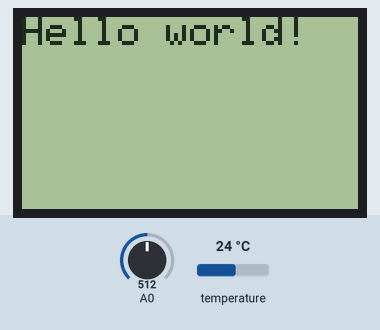
This sketch was run on a simulated ESP8266 (NodeMCU). On the bench: 84×48 one-colour display. The inputs (shaded band) are chosen by the test bench; at power-on: A0 = 512, temperature 24 °C. WiFi joins after 1.5 s; servers stay silent unless stated; what the sketch prints to the serial monitor is not drawn.

Above: at 0.1 s.

The sketch:

proofofconcept.ino
```cpp
#include <ESP8266WiFi.h>
#include <ThingSpeak.h>
#include <OneWire.h>                            /* Libreria del sensor temperatura        */
#include <DallasTemperature.h>                  /* Libreria de temperatura                */
#include <SPI.h>
#include <Adafruit_GFX.h>
#include <Adafruit_PCD8544.h>

/* Defines del programa*/
#define   SAMPLING      1000                   /* Valor de muestreo donde 1000 unidades son 1 segundo            */
#define   SEND_DATA     30000                   /* 30 segundos para subir datos a ThingSpeak con el protocolo WiFi*/
#define   ONE_WIRE_BUS  D3                      /* Pin dedicado al bus de los sensores de temperatura             */
#define   DRY_LIMIT     430
#define   WATER_LIMIT   350

/* Muestreo*/
unsigned int FlagSampling;                      /* Bandera de muestreo*/
unsigned int CounterSamples = 0;                /* Contador de muestras para realizar el promedio*/
#define   MAX_COUNT     1

const int DryLimit = 430;                   /* Dry limit of the moisture sensor*/
const int WaterLimit = 350;                 /* Water limit of the moisture sensor*/

/* Constantes de la plataforma ThingSpeak*/
const char * apiKey = "X3YGLGST69JA5RUM";       /* Write API key de ThingSpeak    */
const char *ssid    = "AndresWifi";             /* SSID de la red a utilizar      */
const char *pass    = "amepila77";              /* Password de la red a utilizar  */
const char* server  = "api.thingspeak.com";     /* Servidor de la ThingSpeak      */
unsigned long myChannelNumber = 879714;         /* Numero de canal de ThingSpeak  */
const int     FieldNumber1    = 1;              /* Numero de campo 1              */
const int     FieldNumber2    = 2;              /* Numero de campo 2 */

/* Variables Globales del sensor de temperatura*/
float TemperatureSensor  = 0;                  /* Variable del sensor temperatura 1*/
uint8_t address_tempsensor[8] = { 0x28, 0xFF, 0x36, 0x3C, 0xA2, 0x16, 0x05, 0xCA  };   /* Direccion del sensor temperatura 1*/

/* Variables Globales del sensor de humedad*/
float MoistureSensor = 0;                      /* Variable del sensor humedad 1  */

/* Instancias del programa*/
OneWire           oneWire(ONE_WIRE_BUS);        /* Configuracion del bus de sensores de temperatura           */
DallasTemperature sensors(&oneWire);            /* Pase por referencia de la instancia a la API del fabricante*/
DeviceAddress     Thermometer;                  /* Variable para mantener la direccion de los dispositivos    */
WiFiClient        client;                       /* Creacion de la instancia de cliente en WiFi                */
Adafruit_PCD8544 display = Adafruit_PCD8544(D8, D7, D6, D5, D4);

void setup()
{
  pinMode(D3, INPUT);                       /* Sets the digital PIN 3 as input*/
  Serial.begin(9600);                       /* initialize serial communication at 9600 bits per second*/

  display.begin();
  display.setContrast(57);
  display.clearDisplay();

  display.setTextSize(1);
  display.setTextColor(BLACK);
  display.setCursor(0,0);
  display.println("Hello world!");
  display.display();
  delay(2000);
  display.clearDisplay();

  sensors.begin();                          /* Inicializacion de los sensores de temperatura/humedad              */
  wifiSetup();                              /* Configuracion inicial del modulo WiFi del NodeMCU                  */
  ThingSpeak.begin(client);                 /* Inicializacion del cliente WiFi en la plataforma ThingSpeak        */
}

void loop()
{
  FlagSampling = delayTime(SAMPLING);   /* Se obtiene la bandera de frecuencia de muestreo*/
  if(FlagSampling)
  {
    moistureFunction();            /* Lectura de sensores de humedad                     */
    temperatureFunction();         /* Lectura de sensores de temperatura                 */
    printSensors();                     /* Impresion del valor de los sensores en la terminal */
    displaytext();
    //ThingSpeakUpload();
  }
}

void moistureFunction(void)
{
  MoistureSensor = analogRead(A0);
}

void temperatureFunction(void)
{
  sensors.requestTemperatures();                                /* Se realiza un request para leer el bus de sensores*/
  TemperatureSensor = sensors.getTempC(address_tempsensor);   /* Se lee el sensor de temperatura 1*/
}

/********************************************************************************************/
/********************************************************************************************/
/********************************************************************************************/
/*!
  \brief      Funcion que imprime los valores de los sensores de humedad y temperatura
              dentro y fuera de la composta en la terminal de Arduino
  \param[in]  void
  \return     void
 */
void printSensors(void)
{
  delayTime(500);                                     /* Espera de medio segundo para poder imprimir datos      */
  Serial.println();                                   /* Salto de linea de los datos                            */
  Serial.print("Moisture Inside Sensor (%RH): ");     /* Impresion de humedad en el interior de la composta     */
  Serial.println(MoistureSensor);                     /* Dato de humedad interior de la composta                */

  Serial.print("Temperature Inside Sensor (C): ");    /* Impresion de temperatura en el interior de la composta */
  Serial.println(TemperatureSensor);                  /* Dato de temperatura interior de la composta            */
}

/********************************************************************************************/
/********************************************************************************************/
/********************************************************************************************/
/*!
  \brief      Funcion de configuracion del WiFi del NodeMCU, en el cual espera la conexion
              con la red que se establece en las constantes de red
  \param[in]  void
  \return     void
 */
void wifiSetup(void)
{
  delay(10);                              /* Pequeno delay para comenzar con la configuracion */
  Serial.println("Connecting to ");       /* Aviso en terminal mientras se conecta a la red   */
  Serial.println(ssid);                   /* Impresion en terminal del nombre de la red       */

  WiFi.begin(ssid, pass);                 /* Inicializacion de la red con su contrasena       */
  while (WiFi.status() != WL_CONNECTED)   /* Mientras se logra la conexion                    */
  {
    delay(500);                           /* Se espera cada medio segundo                     */
    Serial.print(".");                    /* Para verificar si se realizo la conexxion de red */
  }
  Serial.println("");                     /* Simple espacio para dar formato en terminal      */
  Serial.println("WiFi connected");       /* Aviso de que ya se logro conectar a la red       */
}

/********************************************************************************************/
/********************************************************************************************/
/********************************************************************************************/
/*!
  \brief      Funcion de espera no bloqueante parametrizable
  \param[in]  Intervalo en milisegundos
  \return     flagCount
 */
unsigned int delayTime(unsigned long interval)
{
  static unsigned long previousMillis = 0;          /* Variable que guarda el estado del tiempo               */
  unsigned long currentMillis         = millis();   /* Variable que se actualiza con el valor del tiempo      */
  unsigned int flagCount = 0;

  if((currentMillis - previousMillis) >= interval)  /* Mientras el valor actualizable sea mayor al intervalo  */
  {
    flagCount = 1;                                  /* Si termina la cuenta se activa la bandera              */
    previousMillis = currentMillis;                 /* El valor actualizable se guarda como valor previo      */
  }else
  {
    flagCount = 0;                                  /* Mientras no alcance el valor se mantiene en 0          */
  }
  return flagCount;
}

/********************************************************************************************/
/********************************************************************************************/
/********************************************************************************************/
/*!
  \brief      Funcion que sube los datos a la nube de ThingSpeak
  \param[in]  void
  \return     void
 */
void ThingSpeakUpload(void)
{
  /* Subida de datos a ThingSpeak*/
  ThingSpeak.writeField(myChannelNumber, 1, TemperatureSensor, apiKey);      /* Muestreo de humedad dentro de la composta en ThingSpeak    */
  delay(SEND_DATA);                                                       /* Tiempo de espera de subida del dato a ThingSpeak           */
  ThingSpeak.writeField(myChannelNumber, 2, MoistureSensor, apiKey);   /* Muestreo de temperatura dentro de la composta en ThingSpeak*/
  delay(SEND_DATA);                                                       /* Tiempo de espera de subida del dato a ThingSpeak           */
}

void displaytext(void)
{

  // Display Text
  display.setTextSize(1);
  display.setTextColor(BLACK);
  display.setCursor(0,0);
  display.println("Hello world!");
  display.display();
  delay(2000);
  //display.clearDisplay();
}
```
